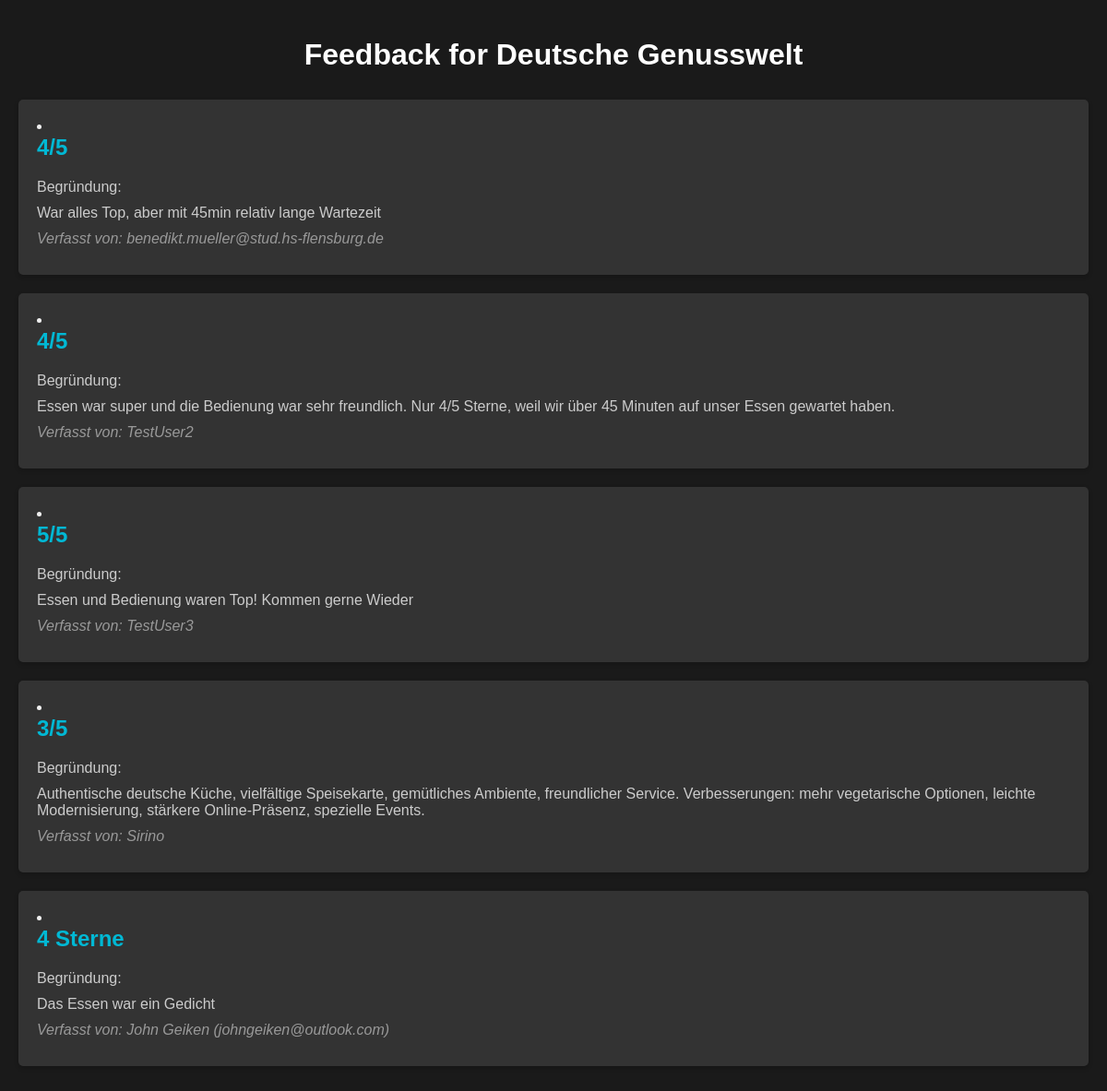
Page /restaurant/restaurant/1/view_feedback/ on the committed database.
### restaurant/models.py (models this page shows, shortened)
class Restaurant(models.Model):
    owner = models.ForeignKey(UserProfile, on_delete=models.CASCADE, related_name='owned_restaurants')
    name = models.CharField(max_length=100)
    location = models.CharField(max_length=100)
    cuisine = models.CharField(max_length=50, choices=Choices.PREFERENCE_CHOICES)
    description = models.TextField(blank=True)
    opening_hours = models.CharField(max_length=100)
    contact_info = models.CharField(max_length=100)
    capacity = models.IntegerField(default=0)
    def __str__(self):
        return self.name

class Feedback(models.Model):
    customer = models.ForeignKey(UserProfile,on_delete=models.CASCADE)
    restaurant = models.ForeignKey(Restaurant, on_delete=models.CASCADE)
    vote = models.CharField(max_length=10, choices=Choices.VOTE_CHOICES)
    feedback = models.TextField(blank=True)

class UserProfile(models.Model):
    user = models.OneToOneField(User, on_delete=models.CASCADE)
    phone_number = models.CharField(max_length=15, blank=True)
    role = models.CharField(max_length=50, choices=Choices.ROLE_CHOICES)
    age = models.IntegerField(default=0)
    def __str__(self):
        return str(self.user)

### restaurant/views.py (the view)
# urls.py: path('restaurant/<int:restaurant_id>/view_feedback/', views.view_feedback, name='view_feedback'),
def view_feedback(request, restaurant_id):
    restaurant = get_object_or_404(Restaurant, pk=restaurant_id)
    feedbacks = Feedback.objects.filter(restaurant=restaurant)
    return render(request, 'restaurant/view_feedback.html',({'feedbacks':feedbacks, 'restaurant':restaurant}))

### restaurant/templates/restaurant/view_feedback.html (shortened to what this page needs)
<!DOCTYPE html>
<html>
<head>
</head>
<body>
    <h1>Feedback for {{restaurant}}</h1>
   <ui>
        {% for feedback in feedbacks %}
        <li>
            <h2>{{feedback.get_vote_display}}</h2>
            <p>Begründung:</p>
            <p>{{feedback.feedback}}</p>
            <p class="author">Verfasst von: {{feedback.customer}}</p>
        </li>
        {% empty %}
        <li class="no-feedback"><p>Noch keine Bewertungen da...</p></li>
        {% endfor %}
        <li>
            <h2>4 Sterne</h2>
            <p>Begründung:</p>
            <p>Das Essen war ein Gedicht</p>
            <p class="author">Verfasst von: John Geiken (johngeiken@outlook.com)</p>
        </li>
    </ui>
</body>
</html>

### restaurant/templates/restaurant/view_feedback.html (style rules this page uses)
body { font-family: Arial, sans-serif; margin: 0; padding: 20px; background-color: #1a1a1a; color: #f0f0f0; }
h1 { color: #ffffff; text-align: center; margin-bottom: 30px; }
li { background-color: #333333; padding: 20px; margin-bottom: 20px; border-radius: 5px; box-shadow: 0 2px 5px rgba(0, 0, 0, 0.2); }
h2 { color: #00b8d4; margin-top: 0; }
p { margin: 10px 0; color: #cccccc; }
.author { font-style: italic; color: #999999; }

### rows in the picture
Restaurant: name "Deutsche Genusswelt"
Feedback: vote "4/5", feedback "War alles Top, aber mit 45min relativ lange Wartezeit", customer "benedikt.mueller@stud.hs-flensburg.de"
Feedback: vote "4/5", feedback "Essen war super und die Bedienung war sehr freundlich. Nur 4/5 Sterne, weil wir über 45 Minuten auf unser Essen gewartet haben.", customer "TestUser2"
Feedback: vote "5/5", feedback "Essen und Bedienung waren Top! Kommen gerne Wieder", customer "TestUser3"
Feedback: vote "3/5", feedback "Authentische deutsche Küche, vielfältige Speisekarte, gemütliches Ambiente, freundlicher Service. Verbesserungen: mehr vegetarische Optionen, leichte Modernisierung, stärkere Online-Präsenz, spezielle Events.", customer "Sirino"
